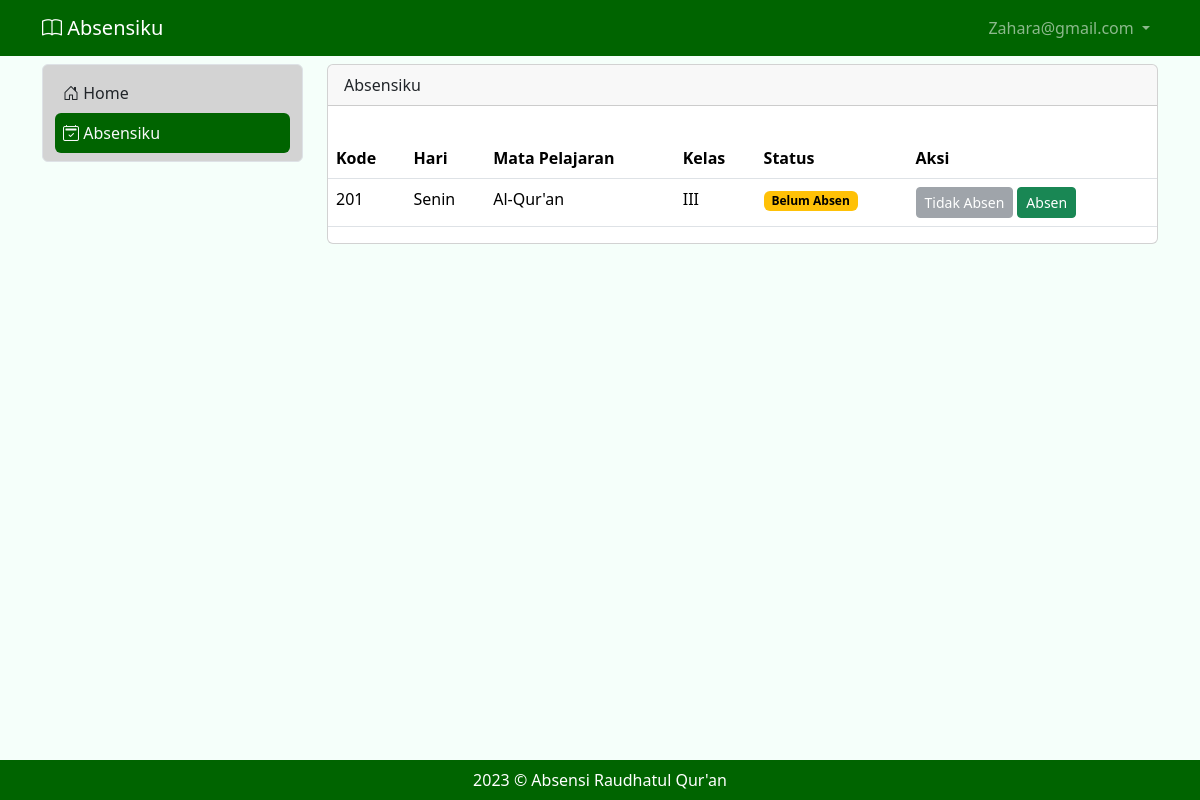
/absensiku (signed in), run on the app's committed database.
### tables this page shows
CREATE TABLE IF NOT EXISTS `tb_user` (
  `id` int NOT NULL AUTO_INCREMENT,
  `nama` varchar(100) DEFAULT NULL,
  `username` varchar(200) DEFAULT NULL,
  `password` varchar(200) DEFAULT NULL,
  `level` int DEFAULT NULL,
  PRIMARY KEY (`id`)
);

CREATE TABLE IF NOT EXISTS `absen` (
  `kodeabsen` int NOT NULL AUTO_INCREMENT,
  `hari` varchar(50) DEFAULT NULL,
  `idm` int DEFAULT NULL,
  `kode` int DEFAULT NULL,
  `idj` int DEFAULT NULL,
  `status` varchar(50) DEFAULT NULL,
  PRIMARY KEY (`kodeabsen`),
  KEY `idm` (`idm`),
  KEY `kode` (`kode`),
  KEY `idj` (`idj`),
  CONSTRAINT `FK_absen_tb_jadwal` FOREIGN KEY (`idj`) REFERENCES `tb_jadwal` (`idj`) ON DELETE RESTRICT ON UPDATE CASCADE,
  CONSTRAINT `FK_absen_tb_kelas` FOREIGN KEY (`kode`) REFERENCES `tb_kelas` (`kode`) ON DELETE RESTRICT ON UPDATE CASCADE,
  CONSTRAINT `FK_absen_tb_mapel` FOREIGN KEY (`idm`) REFERENCES `tb_mapel` (`idm`) ON DELETE RESTRICT ON UPDATE CASCADE
);

CREATE TABLE IF NOT EXISTS `tb_jadwal` (
  `idj` int NOT NULL AUTO_INCREMENT,
  `hari` varchar(50) DEFAULT NULL,
  `jam` timestamp NULL DEFAULT NULL,
  `kelas` varchar(50) DEFAULT NULL,
  `guru` varchar(200) DEFAULT NULL,
  `mapel` varchar(50) DEFAULT NULL,
  PRIMARY KEY (`idj`)
);

CREATE TABLE IF NOT EXISTS `tb_kelas` (
  `kode` int NOT NULL AUTO_INCREMENT,
  `namakelas` varchar(50) DEFAULT NULL,
  PRIMARY KEY (`kode`)
);

### absensiku.php (the view, shortened to what this page needs)
<?php
include "proses/connect.php";
$query = mysqli_query($conn, "SELECT * FROM absen
LEFT JOIN tb_mapel ON  tb_mapel.idm = absen.kodeabsen
LEFT JOIN tb_kelas ON tb_kelas.kode = absen.kode
LEFT JOIN tb_jadwal ON tb_jadwal.idj = absen.idj
ORDER BY jam desc");
while ($record = mysqli_fetch_array($query)) {
    $result[] = $record;
}
?>
<div class="col-lg-9 mt-2 ">
    <div class="card">
        <div class="card-header">
            Absensiku
        </div>
        <div class="card-body">
        </div>
        <?php
        if (empty($result)) {
            echo "Data Menu Tidak Ada";
        } else {
        ?>
        <div class="table-responsive">
            <table class="table table-hover">
                <thead>
                    <tr class="text-nowap">
                        <th scope="col">Kode</th>
                        <th scope="col">Hari</th>
                        <th scope="col">Mata Pelajaran</th>
                        <th scope="col">Kelas</th>
                        <th scope="col">Status</th>
                        <th scope="col">Aksi</th>
                    </tr>
                </thead>
                <tbody>
                    <?php
                        $kodeabsen = 201;
                        foreach ($result as $row) {
                            if($row['status'] !=2 ){
                        ?>
                    <tr>
                        <td><?php echo $kodeabsen++ ?></td>
                        <td><?php echo $row['hari'] ?></td>
                        <td><?php echo $row['mapel'] ?></td>
                        <td><?php echo $row['namakelas'] ?></td>
                        <td>
                            <?php
                                        if($row['status']==1){
                                            echo"<span class='badge text-bg-warning'>Belum Absen</span>";
                                        }elseif($row["status"]== 2){
                                            echo"<span class='badge text-bg-primary'>Sudah Absen</span>";
                                        }
                            ?>
                        </td>
                        <td>
                            <div class="d-flex">
                            <button
                                    class="<?php echo (!empty($row['status'])) ? "btn btn-secondary btn-sm me-1 disabled" : "btn btn-primary btn-sm me-1"; ?>"
                                    data-bs-toggle="modal"
                                    data-bs-target="#tidakabsen<?php echo $row['kodeabsen'] ?>">Tidak Absen</button>
                                <button
                                    class="<?php echo (empty($row['status']) || $row['status'] != 1) ? "btn btn-secondary btn-sm me-1 disabled" : "btn btn-success btn-sm me-1"; ?>"
                                    data-bs-toggle="modal"
                                    data-bs-target="#absen<?php echo $row['kodeabsen'] ?>">Absen</button>
                            </div>
                        </td>
                    </tr>
                    <?php
                        }
                    }
                        ?>
                </tbody>
            </table>
        </div>
        <?php
        }
        ?>
    </div>
</div>
</div>

### header.php (shortened to what this page needs)
<nav class="navbar navbar-expand navbar-dark bg-success sticky-top">
        <div class="container-lg">
            <a class="navbar-brand" href="."><i class="bi bi-book"></i> Absensiku</a>
            <div class="collapse navbar-collapse justify-content-end" id="navbarNavDropdown">
                <ul class="navbar-nav">
                    <li class="nav-item dropdown">
                        <a class="nav-link dropdown-toggle" href="#" role="button" data-bs-toggle="dropdown" aria-expanded="false">
                            <?php echo $hasil['username']; ?>
                        </a>
                    </li>
                </ul>
            </div>
        </div>
</nav>

### style.css (style rules this page uses)
.bg-success { background-color: #006400 !important; }

### data on the page
tb_user: username "Zahara@gmail.com"
absen: idj.hari "Senin", idj.mapel "Al-Qur'an", kode.namakelas "III", status "Belum Absen"
